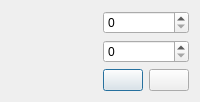
<?xml version="1.0" encoding="UTF-8"?>
<ui version="4.0">
    <class>insertTableDialog</class>
    <widget class="QDialog" m_name="insertTableDialog">
        <property m_name="geometry">
            <rect>
                <x>0</x>
                <y>0</y>
                <width>249</width>
                <height>113</height>
            </rect>
        </property>
        <property m_name="font">
            <font>
                <family>Segoe UI</family>
                <pointsize>10</pointsize>
            </font>
        </property>
        <property m_name="windowTitle">
            <string>Insert Table</string>
        </property>
        <property m_name="windowIcon">
            <iconset resource="images.qrc">
                <normaloff>:/icons/books_icon.png</normaloff>:/icons/books_icon.png
            </iconset>
        </property>
        <layout class="QHBoxLayout" m_name="horizontalLayout_2">
            <item>
                <layout class="QGridLayout" m_name="gridLayout">
                    <item row="0" column="1">
                        <widget class="QSpinBox" m_name="spinBoxRows">
                            <property m_name="minimum">
                                <number>1</number>
                            </property>
                            <property m_name="maximum">
                                <number>100</number>
                            </property>
                        </widget>
                    </item>
                    <item row="1" column="0">
                        <widget class="QLabel" m_name="labelColumns">
                            <property m_name="text">
                                <string>Columns</string>
                            </property>
                        </widget>
                    </item>
                    <item row="0" column="0">
                        <widget class="QLabel" m_name="labelRows">
                            <property m_name="text">
                                <string>Rows</string>
                            </property>
                        </widget>
                    </item>
                    <item row="1" column="1">
                        <widget class="QSpinBox" m_name="spinBoxColumns">
                            <property m_name="minimum">
                                <number>1</number>
                            </property>
                            <property m_name="maximum">
                                <number>10</number>
                            </property>
                        </widget>
                    </item>
                    <item row="2" column="1">
                        <layout class="QHBoxLayout" m_name="horLayButtons">
                            <item>
                                <widget class="QPushButton" m_name="buttonOk">
                                    <property m_name="maximumSize">
                                        <size>
                                            <width>70</width>
                                            <height>16777215</height>
                                        </size>
                                    </property>
                                    <property m_name="cursor">
                                        <cursorShape>PointingHandCursor</cursorShape>
                                    </property>
                                    <property m_name="text">
                                        <string>Ok</string>
                                    </property>
                                </widget>
                            </item>
                            <item>
                                <widget class="QPushButton" m_name="buttonCancel">
                                    <property m_name="maximumSize">
                                        <size>
                                            <width>70</width>
                                            <height>16777215</height>
                                        </size>
                                    </property>
                                    <property m_name="cursor">
                                        <cursorShape>PointingHandCursor</cursorShape>
                                    </property>
                                    <property m_name="text">
                                        <string>Cancel</string>
                                    </property>
                                </widget>
                            </item>
                        </layout>
                    </item>
                </layout>
            </item>
        </layout>
    </widget>
    <resources>
        <include location="images.qrc"/>
    </resources>
    <connections/>
</ui>
